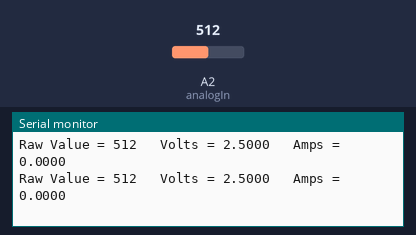
Bench run of a sketch on a simulated Arduino Uno, built with avr-gcc and run on an emulated ATmega328P. Parts: the last lines printed to the serial monitor. The test bench sets the inputs (shaded band); at power-on: A2 (analogIn) = 512.

Above: at 3.3 s.
3.4 s: A2 (analogIn) set to 716
At 6.1 s:
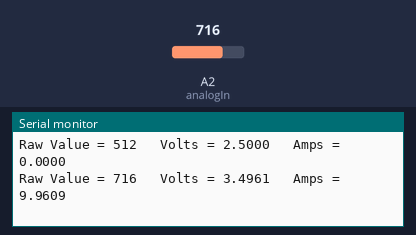
6.7 s: A2 (analogIn) set to 900
At 8.1 s:
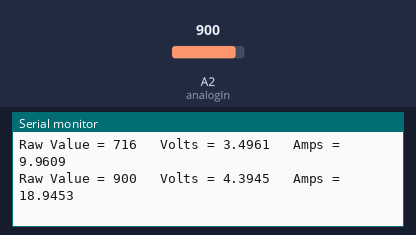
Timing chart, 0 to 9.7 s (numbered marks = the images above; inputs shaded):
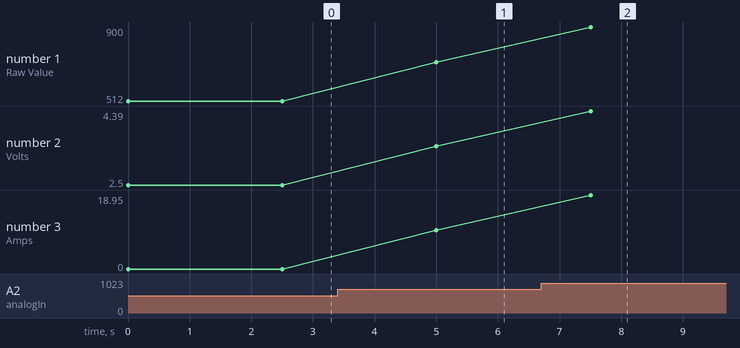

The sketch:

Arduino_AmpereMeter.ino
```cpp
//=========================================================|
// Measuring Tension(V) and Current(A) Using ACS712
//=========================================================|
const int analogIn = A2;
// Use 185=5A, 100=20A or 66=30A Module
int mVperAmp = 100;
int RawValue= 0;
// ACS712 Offset = 2.5V (Volts per Amps) rate.
int ACSoffset = 2500;
double Voltage = 0;
double Amperes = 0;
//---------------------------------------------------------|
void setup()
{
   Serial.begin(9600);
}
//---------------------------------------------------------|
void loop()
{
   RawValue = analogRead(analogIn);
   // mV = pin Voltage / pin range * Voltage rate 5:1 * mVolts.
   Voltage = (RawValue / 1024.0) * 5.0 * 1000.0;
   Amperes = ((Voltage - ACSoffset) / mVperAmp);
   // Convert to mVolts to Volts.
   Voltage /= 1000.0;
   // Show the read and computed values.
   Serial.print("Raw Value = " );
   Serial.print(RawValue);
   Serial.print("\t Volts = ");
   Serial.print(Voltage,4);
   Serial.print("\t Amps = ");
   Serial.println(Amperes,4);
   delay(2500);
}
//=========================================================|
```

Measured:
- after the input at 3.4 s, the serial monitor: prints a new line after 1.6 s (image 1)
- after the input at 6.7 s, the serial monitor: prints a new line after 0.81 s (image 2)
- plotted number 1: 512 → 716 after the input at 3.4 s, 716 → 900 after the input at 6.7 s
- plotted number 2: 2.5 → 3.5 after the input at 3.4 s, 3.5 → 4.39 after the input at 6.7 s
- plotted number 3: 0 → 9.96 after the input at 3.4 s, 9.96 → 18.95 after the input at 6.7 s
